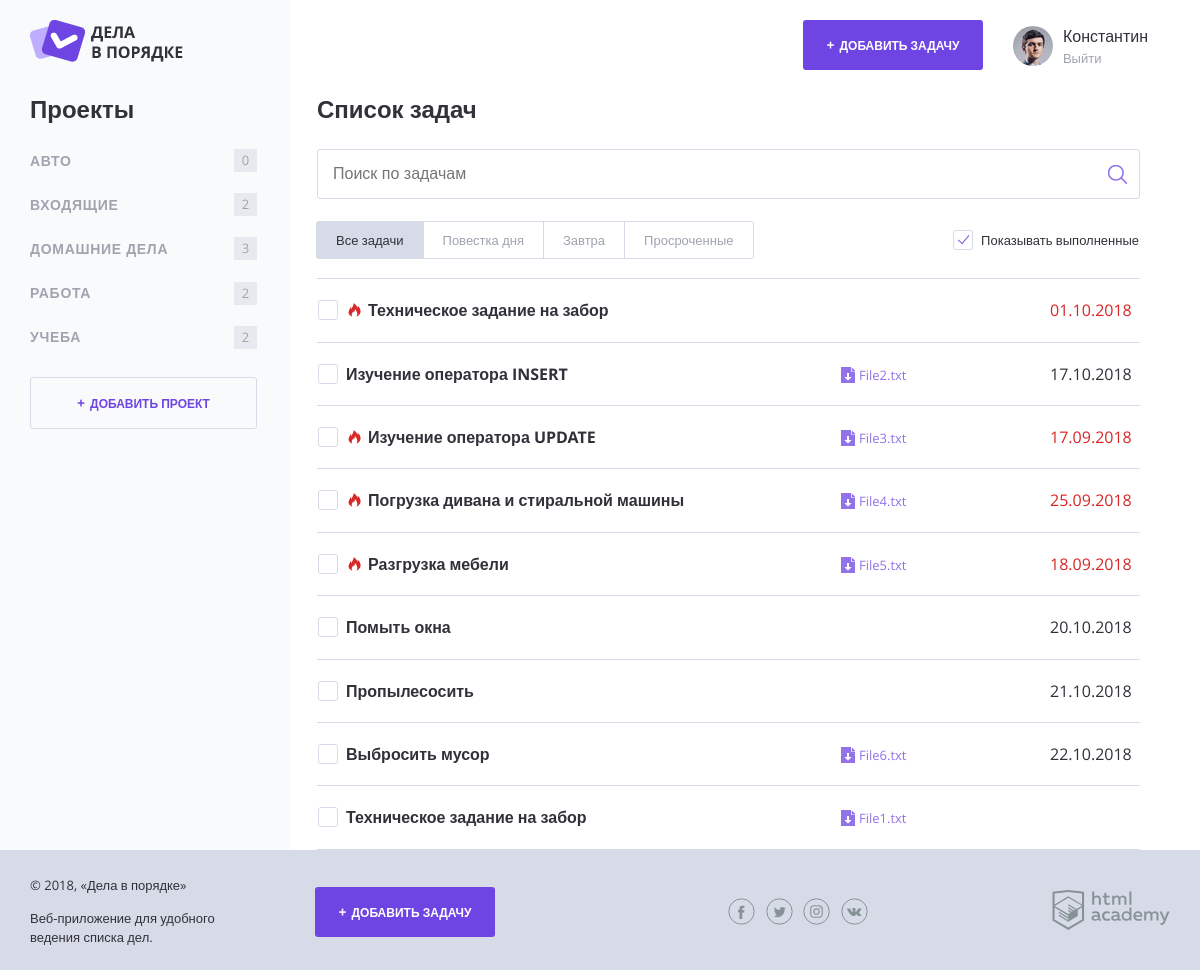
The page / on the database its author committed.
### tables this page shows
CREATE TABLE IF NOT EXISTS `projects` (
  `id` int(10) unsigned NOT NULL AUTO_INCREMENT COMMENT 'Идентификатор',
  `id_user` int(10) unsigned NOT NULL COMMENT 'Идентификатор Пользователя',
  `project_name` varchar(255) NOT NULL COMMENT 'Наименование Проекта',
  PRIMARY KEY (`id`),
  KEY `FK_projects_users` (`id_user`),
  FULLTEXT KEY `project_name` (`project_name`),
  CONSTRAINT `FK_projects_users` FOREIGN KEY (`id_user`) REFERENCES `users` (`id`)
);

CREATE TABLE IF NOT EXISTS `tasks` (
  `id` int(10) unsigned NOT NULL AUTO_INCREMENT COMMENT 'Идентификатор',
  `id_user` int(10) unsigned NOT NULL COMMENT 'Идентификатор Пользователя',
  `id_project` int(10) unsigned NOT NULL COMMENT 'Идентификатор Проекта',
  `date_create` datetime NOT NULL COMMENT 'Дата создания Задачи',
  `date_completion` datetime NOT NULL COMMENT 'Дата и время, когда задача была выполнена',
  `status` bit(1) NOT NULL DEFAULT b'0' COMMENT 'Число (1 или 0), означающее, была ли выполнена задача. По умолчанию ноль.',
  `task_name` varchar(255) NOT NULL COMMENT 'Название задачи',
  `file_name` varchar(255) NOT NULL COMMENT 'Ссылка на файл',
  `date_deadline` datetime NOT NULL COMMENT 'Дата и время, до которого задача должна быть выполнена',
  PRIMARY KEY (`id`),
  KEY `FK_tasks_users` (`id_user`),
  KEY `FK_tasks_projects` (`id_project`),
  FULLTEXT KEY `task_name` (`task_name`),
  CONSTRAINT `FK_tasks_projects` FOREIGN KEY (`id_project`) REFERENCES `projects` (`id`),
  CONSTRAINT `FK_tasks_users` FOREIGN KEY (`id_user`) REFERENCES `users` (`id`)
);

### functions.php (called while the page is built, shortened)
<?php
function include_template($name, $data) {
    $name = "templates/" . $name;
    extract($data);
    require_once $name;
    $result = ob_get_clean();
    return $result;
}
function isImportant($checking_date) {
    $marker = "";
    if ($checking_date !="1970-01-01 00:00:00") {
        $checking_timestamp = strtotime($checking_date);
        $now = time();
        $checking_timestamp = floor(($checking_timestamp - $now)/3600);
        if ($checking_timestamp <= 24) {
            $marker = "task--important";
        }
    }
    return $marker;
}
function showDate($DateTime) {
    global $dateFormat;
    if($DateTime == "1970-01-01 00:00:00") {
        $showDate = "";
    } else {
        $showDate = date_create($DateTime);
        $showDate = date_format($showDate, $dateFormat);
    }
    return $showDate;
}
?>

### templates/index.php (the view, shortened to what this page needs)
<h2 class="content__main-heading">Список задач</h2>
<form class="search-form" action="index.php" method="post">
    <input class="search-form__input" type="text" name="" value="" placeholder="Поиск по задачам">
    <input class="search-form__submit" type="submit" name="" value="Искать">
</form>
<div class="tasks-controls">
    <nav class="tasks-switch">
        <a href="/" class="tasks-switch__item tasks-switch__item--active">Все задачи</a>
        <a href="/" class="tasks-switch__item">Повестка дня</a>
        <a href="/" class="tasks-switch__item">Завтра</a>
        <a href="/" class="tasks-switch__item">Просроченные</a>
    </nav>
    <label class="checkbox">
        <span class="checkbox__text">Показывать выполненные</span>
    </label>
</div>
<table class="tasks">
    <?php foreach ($taskList as $key => $val) { ?>
        <?php if($val["status"] == 1) { ?>
            <?php if ($show_complete_tasks) { ?>
                <tr class="tasks__item task task--completed">
                    <td class="task__select">
                        <label class="checkbox task__checkbox">
                            <input class="checkbox__input visually-hidden" type="checkbox" checked>
                            <span class="checkbox__text"><?=htmlspecialchars($val["task_name"]);?></span>
                        </label>
                    </td>
                    <td class="task__file">
                        <?php if ($val["file_name"] != "") { ?>
                            <a class="download-link" href="uploads/<?=$val["file_name"]?>" download><?=htmlspecialchars($val["file_name"]);?></a>
                        <?php } ?>
                    </td>
                    <td class="task__date"><?=showDate($val["date_deadline"]);?></td>
                </tr>
            <?php } ?>
        <?php } else { ?>
            <tr class="tasks__item task <?=isImportant($val["date_deadline"]);?>">
                <td class="task__select">
                    <label class="checkbox task__checkbox">
                        <span class="checkbox__text"><?=htmlspecialchars($val['task_name']);?></span>
                    </label>
                </td>
                <td class="task__file">
                    <?php if ($val["file_name"] != "") { ?>
                        <a class="download-link" href="uploads/<?=$val["file_name"]?>" download><?=htmlspecialchars($val["file_name"]);?></a>
                    <?php } ?>
                </td>
                <td class="task__date"><?=showDate($val["date_deadline"]);?></td>
            </tr>
        <?php } ?>
        <?php
    } ?>
</table>

### templates/layout.php (shortened to what this page needs)
<!DOCTYPE html>
<html lang="ru">
<head>
    <link rel="stylesheet" href="css/normalize.css">
    <link rel="stylesheet" href="css/style.css">
    <link rel="stylesheet" href="css/flatpickr.min.css">
</head>
<body>
<div class="page-wrapper">
    <div class="container container--with-sidebar">
        <header class="main-header">
            <a href="/">
                <img src="img/logo.png" width="153" height="42" alt="Логотип Дела в порядке">
            </a>
            <div class="main-header__side">
                <a class="main-header__side-item button button--plus open-modal" href="add.php">Добавить задачу</a>
                <div class="main-header__side-item user-menu">
                    <div class="user-menu__image">
                        <img src="img/user-pic.jpg" width="40" height="40" alt="Пользователь">
                    </div>
                    <div class="user-menu__data">
                        <p>Константин</p>
                        <a href="#">Выйти</a>
                    </div>
                </div>
            </div>
        </header>
        <div class="content">
            <section class="content__side">
                <h2 class="content__side-heading">Проекты</h2>
                <nav class="main-navigation">
                    <ul class="main-navigation__list">
                        <?php foreach ($projectList as $key => $val) { ?>
                            <?php if ($active_project == $val["id"]) { ?>
                                <li class="main-navigation__list-item main-navigation__list-item--active">
                            <?php } else { ?>
                                <li class="main-navigation__list-item">
                            <?php }?>
                                <a class="main-navigation__list-item-link" href="/?project_id=<?=$val["id"]; ?>"><?=htmlspecialchars($val["project_name"]); ?></a>
                                <span class="main-navigation__list-item-count">
                                    <?=$val["task_count"]; ?>
                                </span>
                            </li>
                        <?php } ?>
                    </ul>
                </nav>
                <a class="button button--transparent button--plus content__side-button"
                   href="addproject.php" target="project_add">Добавить проект</a>
            </section>
            <main class="content__main"><?= $page_content; ?></main>
        </div>
    </div>
</div>
<footer class="main-footer">
    <div class="container">
        <div class="main-footer__copyright">
            <p>© 2018, «Дела в порядке»</p>
            <p>Веб-приложение для удобного ведения списка дел.</p>
        </div>
        <a class="main-footer__button button button--plus" href="add.php">Добавить задачу</a>
        <div class="main-footer__social social">
            <a class="social__link social__link--facebook" href="#">
            </a>
            <a class="social__link social__link--twitter" href="#">
            </a>
            <a class="social__link social__link--instagram" href="#">
            </a>
            <a class="social__link social__link--vkontakte" href="#">
            </a>
        </div>
        <div class="main-footer__developed-by">
            <a href="https://htmlacademy.ru/intensive/php">
                <img src="img/htmlacademy.svg" alt="HTML Academy" width="118" height="40">
            </a>
        </div>
    </div>
</footer>
</body>
</html>

### rows shown on the page
projects: project_name "АВТО", task_count "0"
projects: project_name "ВХОДЯЩИЕ", task_count "2"
projects: project_name "ДОМАШНИЕ ДЕЛА", task_count "3"
projects: project_name "РАБОТА", task_count "2"
projects: project_name "УЧЕБА", task_count "2"
tasks: task_name "Техническое задание на забор", date_deadline "01.10.2018"
tasks: task_name "Изучение оператора INSERT", file_name "File2.txt", date_deadline "17.10.2018"
tasks: task_name "Изучение оператора UPDATE", file_name "File3.txt", date_deadline "17.09.2018"
tasks: task_name "Погрузка дивана и стиральной машины", file_name "File4.txt", date_deadline "25.09.2018"
tasks: task_name "Разгрузка мебели", file_name "File5.txt", date_deadline "18.09.2018"
tasks: task_name "Помыть окна", date_deadline "20.10.2018"
tasks: task_name "Пропылесосить", date_deadline "21.10.2018"
tasks: task_name "Выбросить мусор", file_name "File6.txt", date_deadline "22.10.2018"
tasks: task_name "Техническое задание на забор", file_name "File1.txt"
